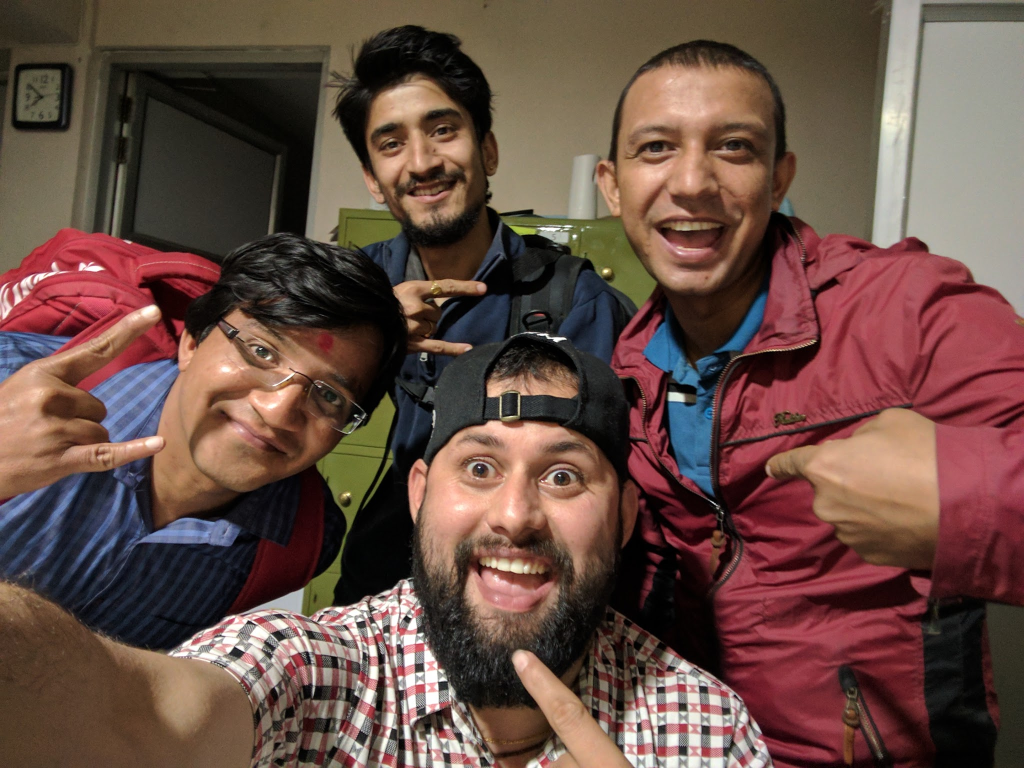
#> input picture test.png, 2048 x 1536 px (shown at 1/2 size)
$ python -i lib.py   (imports and definitions only)   (older library calls are emulated)
#> lines starting #> are read from the running program, lines starting #| are printed output that depends on the picture
#!/usr/bin/env python3
# facedetect: a simple face detector for batch processing
# Copyright(c) 2013-2017 by wave++ "Yuri D'Elia" <wavexx@thregr.org>
# Distributed under GPLv2+ (see COPYING) WITHOUT ANY WARRANTY.
from __future__ import print_function, division, generators, unicode_literals

import argparse
import numpy as np
import cv2
import math
import sys
import os

class FaceDetector(object):
    def __init__(self, config=None):
        # Profiles
        self._configuration = {}
        self._configuration['DATA_DIR'] = '/usr/share/opencv/'
        self._configuration['CASCADES'] = {}

        self._configuration['PROFILES'] = {
            'HAAR_FRONTALFACE_ALT2': 'haarcascades/haarcascade_frontalface_alt2.xml',
        }

        # Face normalization
        self._configuration['NORM_SIZE'] = 100
        self._configuration['NORM_MARGIN'] = 10

    # [6 lines left out: function configure, not called in this run]

    def get_config(self):
        return self._configuration

    # [21 lines left out: function _cv2_compatibility, not called in this run]

    # Support functions
    def _error(self, msg):
        sys.stderr.write("{}: error: {}\n".format(os.path.basename(sys.argv[0]), msg))


    def _fatal(self, msg):
        self._error(msg)
        sys.exit(1)


    # [9 lines left out: function _load_cascades, not called in this run]


    def _crop_rect(self, im, rect, shave=0):
        return im[rect[1]+shave:rect[1]+rect[3]-shave, rect[0]+shave:rect[0]+rect[2]-shave]


    def _shave_margin(self, im, margin):
        return im[margin:-margin, margin:-margin]


    # [117 lines left out: functions _norm_rect, _rank, _mssim_norm, _pairwise_similarity, detect, detect_from_file and 1 more, not called in this run]

    def debug_info(self, img_features, sim_scores=None):
        # compute scores
        img, features = img_features
        scores = []
        best = None
        if len(features):
            scores, best = self._rank(img, features)
            if sim_scores:
                for i in range(len(features)):
                    scores[i]['MSSIM'] = sim_scores[i]

        return scores, best

    # [34 lines left out: function output_to_file, not called in this run]

>>> import cv2
>>> picture = cv2.imread('../test.png', cv2.IMREAD_GRAYSCALE)
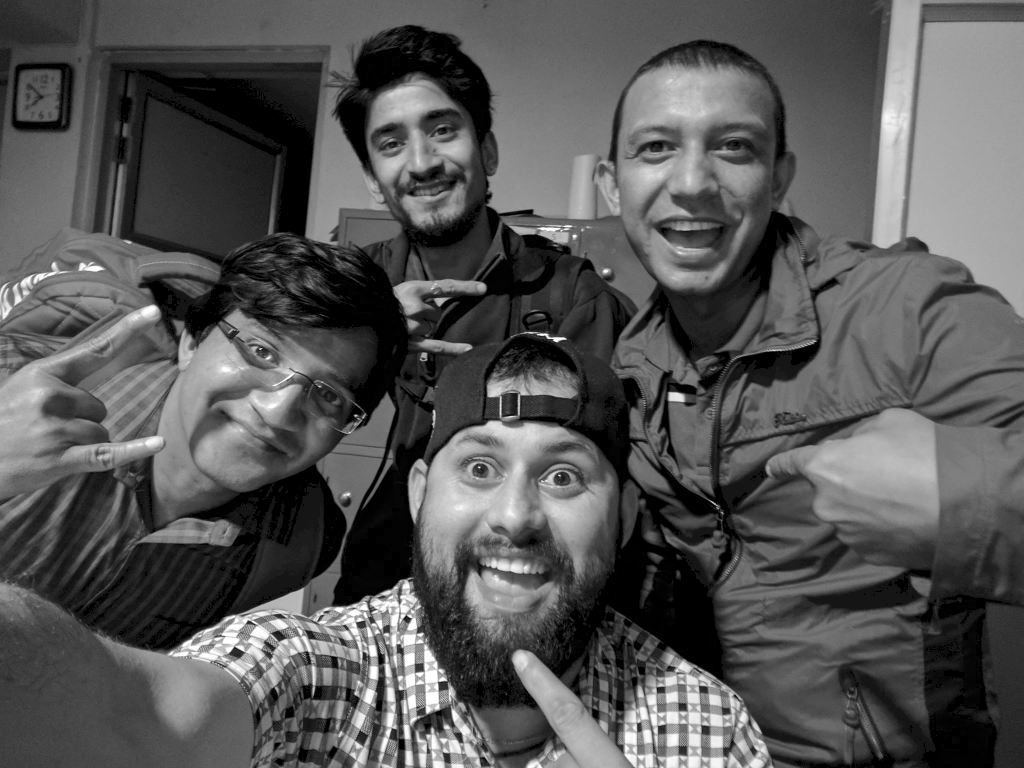
#> picture: shape (1536, 2048) (shown at 1/2 size); min 0, max 255, mean 85.8
#> (the run stopped early here; a loop or call above may not have finished)

$ run again, on face1.jpg
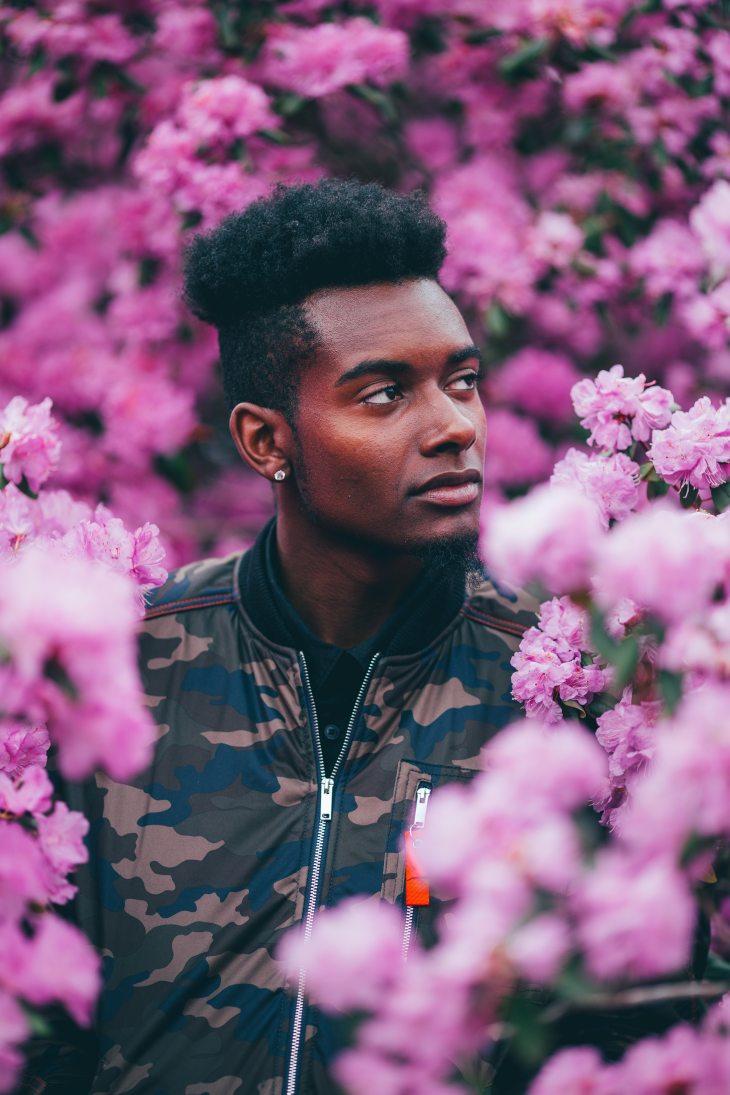
#> input picture face1.jpg, 3648 x 5472 px (shown at 1/5 size)
#> `picture = cv2.imread('../test.png', cv2.IMREAD_GRAYSCALE)`:
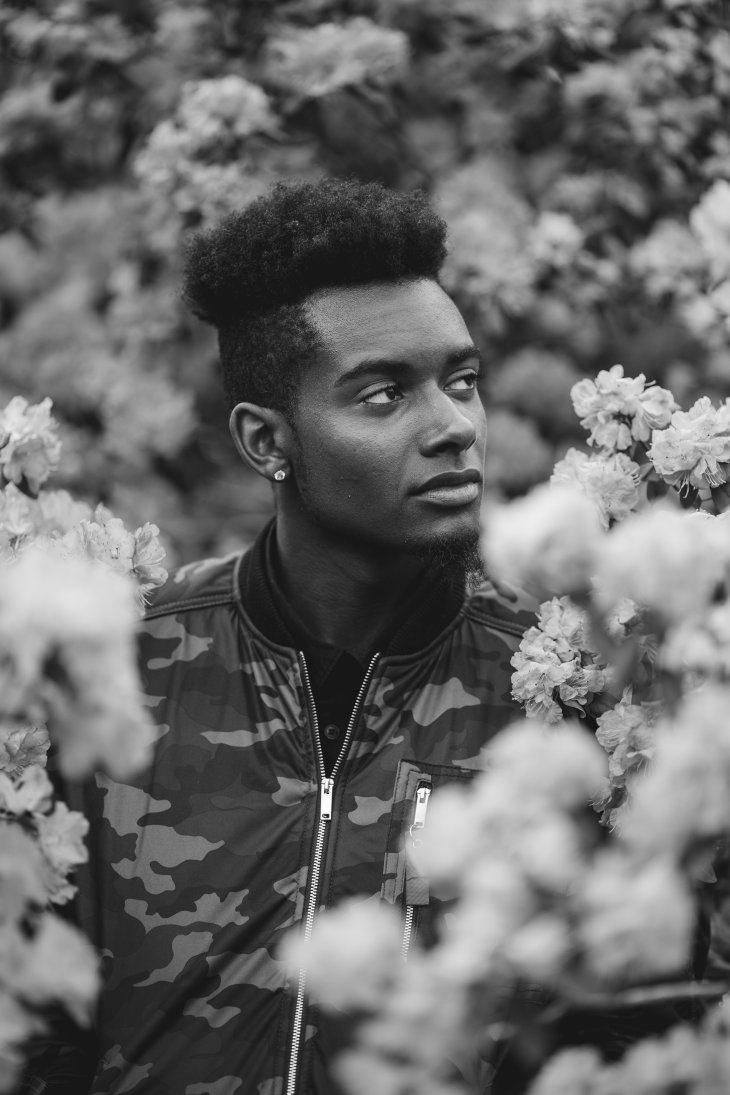
#> picture: shape (5472, 3648) (shown at 1/5 size); min 12, max 255, mean 104

$ run again, on face2.jpg
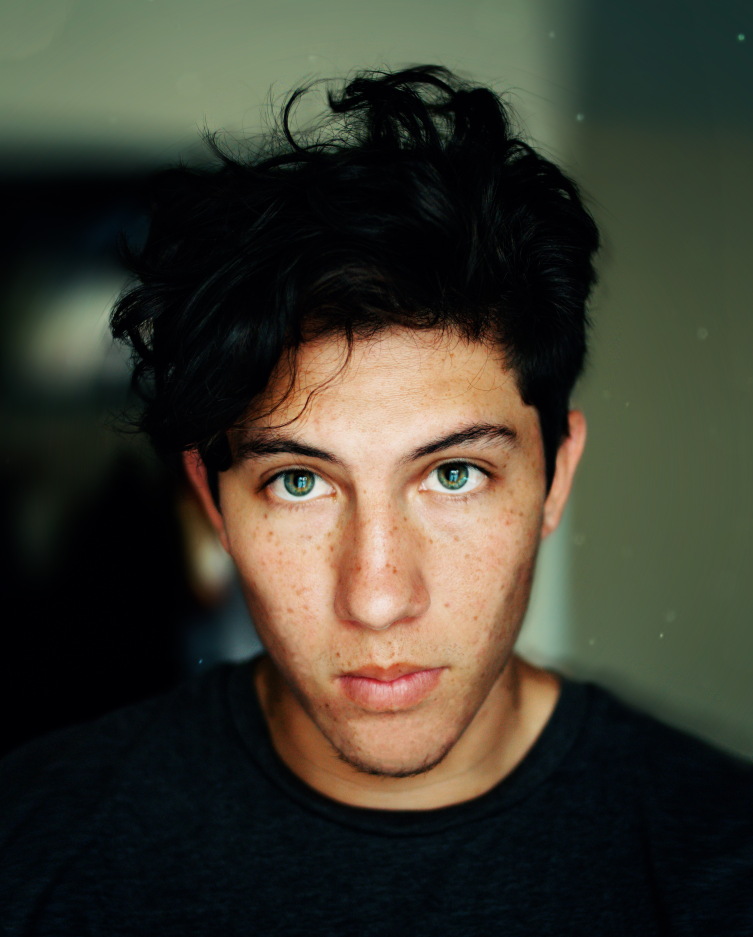
#> input picture face2.jpg, 4516 x 5622 px (shown at 1/6 size)
#> `picture = cv2.imread('../test.png', cv2.IMREAD_GRAYSCALE)`:
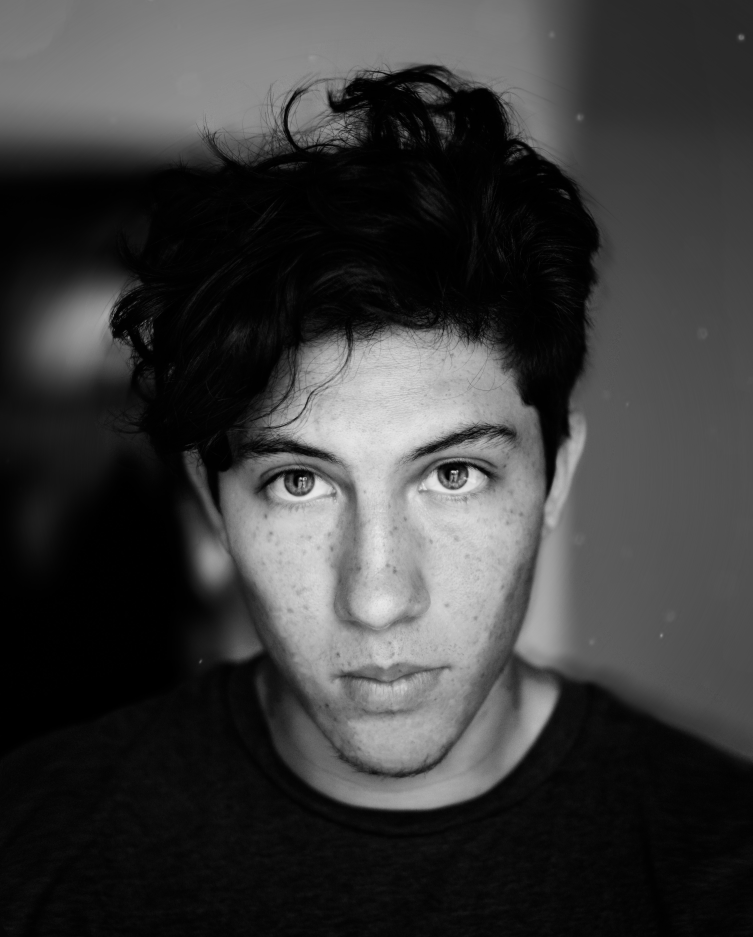
#> picture: shape (5622, 4516) (shown at 1/6 size); min 0, max 239, mean 59.4

$ run again, on face3.jpg
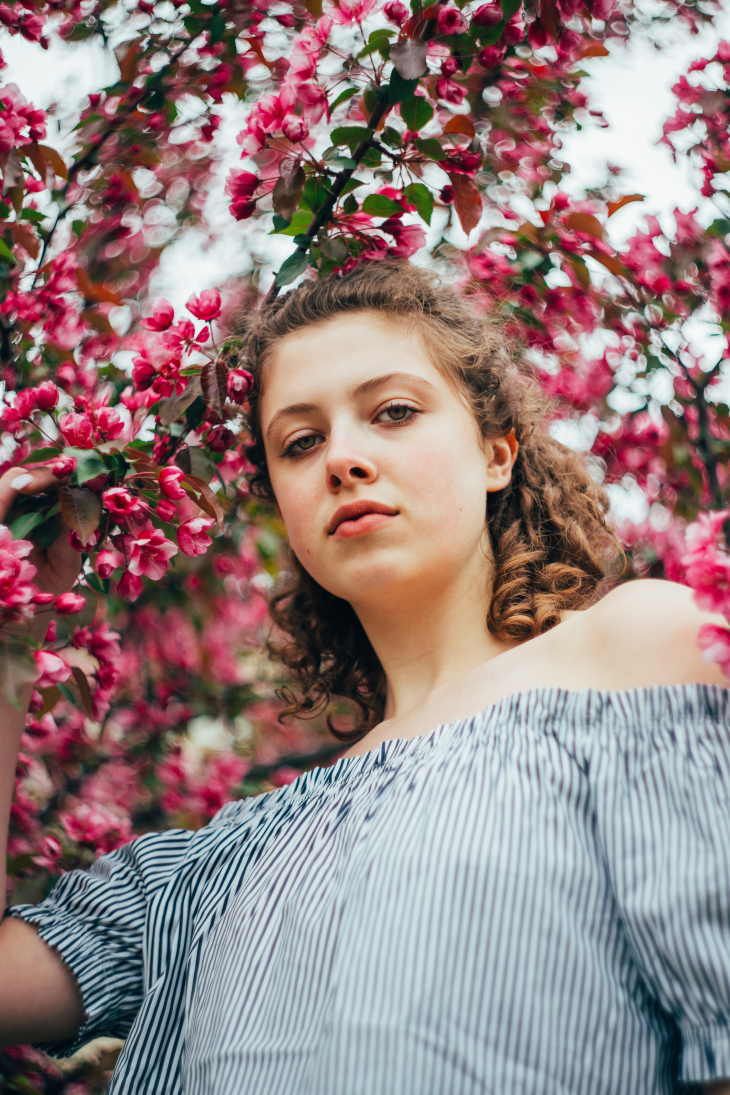
#> input picture face3.jpg, 3648 x 5472 px (shown at 1/5 size)
#> `picture = cv2.imread('../test.png', cv2.IMREAD_GRAYSCALE)`:
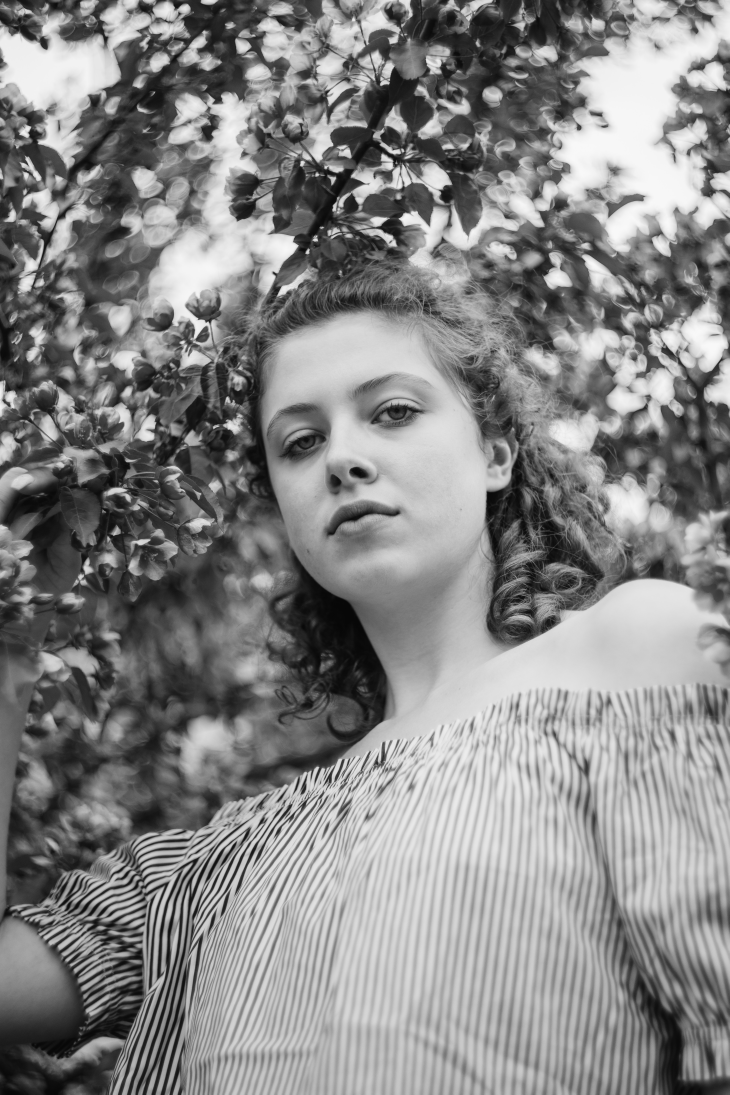
#> picture: shape (5472, 3648) (shown at 1/5 size); min 5, max 249, mean 134.2
